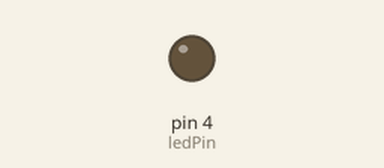
Bench run of a sketch on a simulated Arduino Uno, built with avr-gcc and run on an emulated ATmega328P. Parts: output pins drawn as LEDs (lit = HIGH).

Above: at 0.13 s.
At 2.44 s:
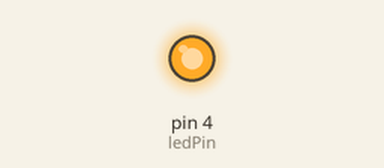
Timing chart, 0 to 3.0 s (numbered marks = the images above):
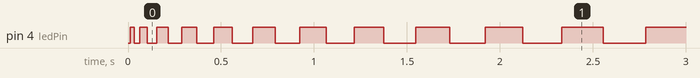

Measured:
- by itself, pin 4 (ledPin): repeats every 0.07 s: LOW 0.03 s, HIGH 0.04 s, until it stays LOW from 129.0 s

The sketch:

sketch_sep4c.ino
```cpp
#define ledPin 4

void setup() {
  // put your setup code here, to run once:
  pinMode(ledPin, OUTPUT);
}

void loop() {
  // put your main code here, to run repeatedly:
  int delayMS = 10;
  unsigned long int lastBlink = millis();
  while (delayMS <= 5000) {
    if (millis() - lastBlink > delayMS) {
      digitalWrite(ledPin, !digitalRead(ledPin));
      lastBlink = millis();
      delayMS += 10;
    }
  }
}
```
